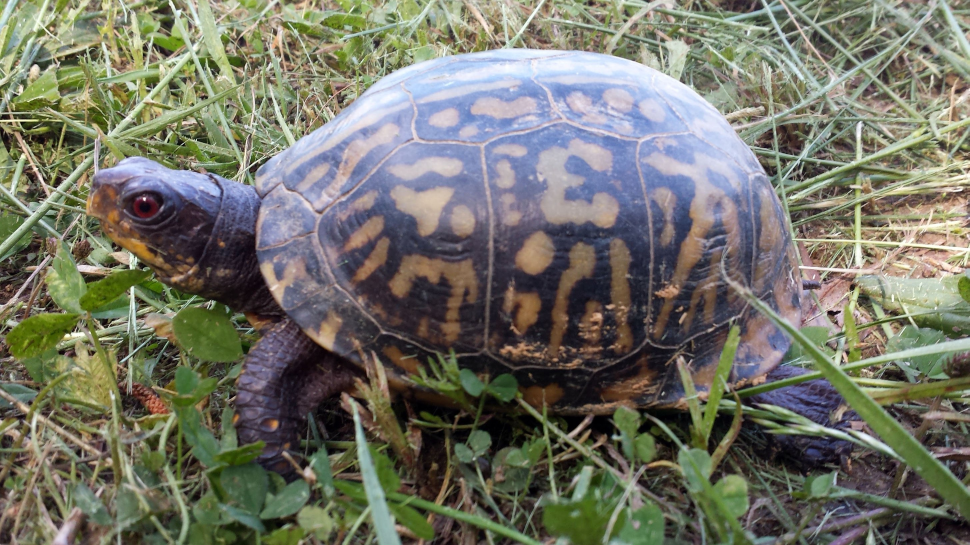
#> input picture all_images/0a47b7d021.jpg, 2908 x 1635 px (shown at 1/3 size)
$ python -i custom_features.py   (imports and definitions only)
#> lines starting #> are read from the running program, lines starting #| are printed output that depends on the picture
### vgg16_features.py
import numpy as np
from keras.applications.vgg16 import VGG16
from keras.applications.vgg16 import preprocess_input
from keras.preprocessing import image
from numpy import linalg as LA
from PIL import Image

class VGGNet:
    def __init__(self):
        self.input_shape = (224, 224, 3)
        self.weight = 'imagenet'
        self.pooling = 'max'
        self.model = VGG16(weights=self.weight,
                           input_shape=(self.input_shape[0], self.input_shape[1], self.input_shape[2]),
                           pooling=self.pooling, include_top=False)
        self.model.predict(np.zeros((1, 224, 224, 3)))

    # [8 lines left out: function extract_feat, not called in this run]


vgg_model = VGGNet()


def extract_features_using_vgg16(image_path):
    features = vgg_model.extract_feat(image_path)
    return features

### custom_features.py
from enum import Enum

import cv2
import numpy as np
from scipy import spatial
from skimage.color import rgb2gray
from skimage.feature import hog
from skimage.feature import local_binary_pattern

from vgg16_features import extract_features_using_vgg16


# def extract_features(image_path, color_bins=(8, 8, 8), lbp_bins=256, P=8, R=1, resize_dim=(256, 256)):
#     # Load the image
#     image = cv2.imread(image_path)
#     # Resize the image to ensure consistency
#     image_resized = cv2.resize(image, resize_dim)
#
#     # Extract color histogram from the resized image
#     color_hist = extract_color_histogram(image_resized, bins=color_bins)
#
#     lbp_hist = extract_lbp_histogram(image_resized, P=P, R=R, bins=lbp_bins)
#
#     # print(color_hist)
#     # print(lbp_hist)
#     # Concatenate the color and texture histograms to form a single feature vector
#     features = np.hstack([color_hist, lbp_hist])
#     # print(features)
#
#     return features
#
#
# def extract_color_histogram(image, bins=(8, 8, 8)):
#     # Convert the image to HSV color-space
#     hsv_image = cv2.cvtColor(image, cv2.COLOR_BGR2HSV)
#     # Compute the color histogram
#     hist = cv2.calcHist([hsv_image], [0, 1, 2], None, bins,
#                         [0, 256, 0, 256, 0, 256])
#     # Normalize the histogram and ensure it's float32
#     hist = cv2.normalize(hist, hist).flatten().astype("float32")
#     return hist
#
#
# def extract_lbp_histogram(image, P=8, R=1, bins=256):
#     # Convert the resized image to grayscale for LBP histogram extraction
#     gray_image = cv2.cvtColor(image, cv2.COLOR_BGR2GRAY)
#
#     # Apply LBP
#     lbp = local_binary_pattern(gray_image, P, R, method="uniform")
#     # Compute the LBP histogram and normalize
#     (hist, _) = np.histogram(lbp.ravel(), bins=np.arange(0, bins + 1), range=(0, bins))
#     hist = hist.astype("float")
#     hist /= (hist.sum() + 1e-7)
#     # Ensure the histogram is of type float32
#     hist = hist.astype("float32")
#     return hist


def extract_color_histogram(image, bins=(32, 32, 32), color_space='hsv'):
    # Convert the image to the specified color space
    if color_space == 'hsv':
        converted_img = cv2.cvtColor(image, cv2.COLOR_BGR2HSV)
    elif color_space == 'lab':
        converted_img = cv2.cvtColor(image, cv2.COLOR_BGR2Lab)
    elif color_space == 'ycrcb':
        converted_img = cv2.cvtColor(image, cv2.COLOR_BGR2YCrCb)
    else:
        converted_img = image  # If no conversion is needed, use BGR

    # Compute the color histogram with increased bins for more detail
    hist = cv2.calcHist([converted_img], [0, 1, 2], None, bins,
                        [0, 256, 0, 256, 0, 256])

    # Normalize the histogram
    hist = cv2.normalize(hist, hist).flatten().astype("float32")
    return hist


def extract_lbp_features(image, numPoints=24, radius=3, bins=26):
    # Convert the image to grayscale
    gray = cv2.cvtColor(image, cv2.COLOR_BGR2GRAY)
    # Compute the Local Binary Pattern representation
    lbp = local_binary_pattern(gray, numPoints, radius, method="uniform")
    # Compute the histogram of the LBP with more points and a smaller radius
    (hist, _) = np.histogram(lbp.ravel(), bins=np.arange(0, bins + 3),
                             range=(0, numPoints + 2))
    # Normalize the histogram
    hist = hist.astype("float")
    hist /= (hist.sum() + 1e-7)
    hist = hist.astype("float32")
    return hist


def extract_hog_features(image):
    # If the image has more than one channel, convert it to grayscale
    if image.ndim > 2:
        image = rgb2gray(image)

    # Extract Histogram of Oriented Gradients (HOG) features
    hog_features = hog(image)

    return hog_features.astype("float32")


def extract_custom_features(image_path, bins=(32, 32, 32), color_space='hsv', numPoints=24, radius=8):
    # Load and resize the image to a fixed-size to ensure consistency
#> called with image_path = 'all_images/0a47b7d021.jpg', bins = (32, 32, 32), color_space = 'hsv', numPoints = 24, radius = 8
    image = cv2.imread(image_path)
#> image is the input picture: shape (1635, 2908, 3); mean B, G, R 103.6, 116.1, 115.5
    image = cv2.resize(image, (256, 256))
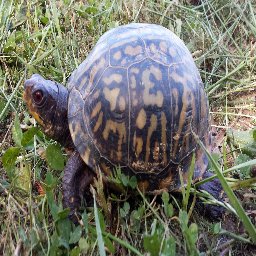
#> image: shape (256, 256, 3); mean B, G, R 103.4, 116, 115.3

    # Extract color and LBP features
    color_feat = extract_color_histogram(image)
#> in extract_color_histogram, `converted_img = cv2.cvtColor(image, cv2.COLOR_BGR2HSV)`: converted_img: shape (256, 256, 3); mean H, S, V 65.6, 71.1, 127
    lbp_feat = extract_lbp_features(image, numPoints=numPoints, radius=radius)
#> in extract_lbp_features, `gray = cv2.cvtColor(image, cv2.COLOR_BGR2GRAY)`:
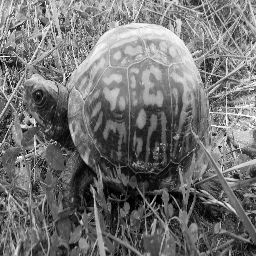
#> gray: shape (256, 256); min 0, max 254, mean 114.4
#> in extract_lbp_features, `lbp = local_binary_pattern(gray, numPoints, radius, method="uniform")`:
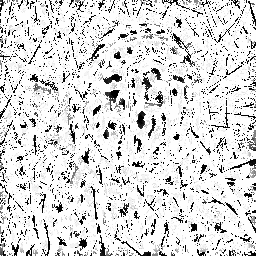
#> lbp: shape (256, 256) float64; min 0, max 25, mean 21.4; drawn with min black and max white
#> in extract_lbp_features, `(hist, _) = np.histogram(lbp.ravel(), bins=np.arange(0, bins + 3), ran..`: hist = 28 values, max 48219 at index 25, min 0 at index 26, mean 2340.6
#> in extract_lbp_features, `hist /= (hist.sum() + 1e-7)`: hist = 28 values, max 0.736 at index 25, min 0 at index 26, mean 0.0357
#> lbp_feat has the same summary as hist in extract_lbp_features
    hog_feat = extract_hog_features(image)

    # Concatenate the color and LBP histograms to form a single feature vector
    features = np.hstack([color_feat, lbp_feat, hog_feat])
    # features = np.hstack([lbp_feat])
    # features = np.hstack([color_feat])
    return features


class Mode(Enum):
    CUSTOM = 1
    VGG16 = 2


def extract_features(image_path, mode=Mode.VGG16):
    features = []
    if mode == Mode.CUSTOM:
        features = extract_custom_features(image_path)
    elif mode == Mode.VGG16:
        features = extract_features_using_vgg16(image_path)
    return features


def compare_features(features_a, features_b):
    score = 1 - spatial.distance.cosine(features_a, features_b)
    return score

>>> result = extract_custom_features('all_images/0a47b7d021.jpg')

$ run again, on all_images/0c81d864f9.jpg
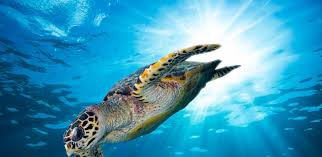
#> input picture all_images/0c81d864f9.jpg, 322 x 157 px
#> in extract_custom_features, image is the input picture: shape (157, 322, 3); mean B, G, R 184, 151.9, 61.6
#> converted_img: shape (256, 256, 3); mean H, S, V 92.1, 178.8, 186.7
#> in extract_lbp_features, `lbp = local_binary_pattern(gray, numPoints, radius, method="uniform")`:
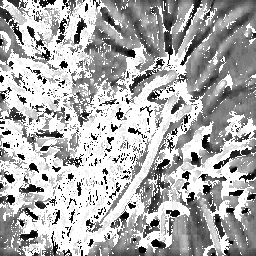
#> lbp: shape (256, 256) float64; min 0, max 25, mean 17; drawn with min black and max white
#> in extract_lbp_features, `(hist, _) = np.histogram(lbp.ravel(), bins=np.arange(0, bins + 3), ran..`: hist = 28 values, max 26801 at index 25, min 0 at index 26, mean 2340.6
#> in extract_lbp_features, `hist /= (hist.sum() + 1e-7)`: hist = 28 values, max 0.409 at index 25, min 0 at index 26, mean 0.0357
#> lbp_feat has the same summary as hist in extract_lbp_features
#> in extract_hog_features, `image = rgb2gray(image)`:
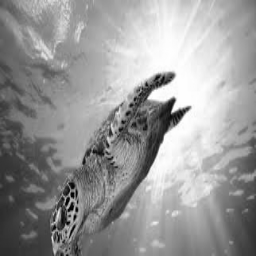
#> image: shape (256, 256) float64; min 0.00507, max 1, mean 0.596

$ run again, on all_images/0f6b575750.jpg
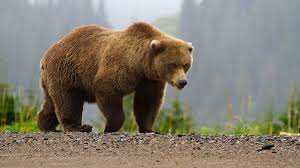
#> input picture all_images/0f6b575750.jpg, 300 x 168 px
#> in extract_custom_features, image is the input picture: shape (168, 300, 3); mean B, G, R 111.2, 124.4, 130.9
#> converted_img: shape (256, 256, 3); mean H, S, V 53.6, 75, 138.1
#> in extract_lbp_features, `gray = cv2.cvtColor(image, cv2.COLOR_BGR2GRAY)`:
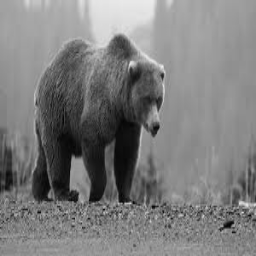
#> gray: shape (256, 256); min 4, max 239, mean 124.7
#> in extract_lbp_features, `lbp = local_binary_pattern(gray, numPoints, radius, method="uniform")`:
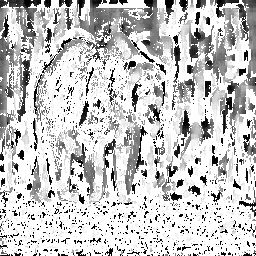
#> lbp: shape (256, 256) float64; min 0, max 25, mean 19.4; drawn with min black and max white
#> in extract_lbp_features, `(hist, _) = np.histogram(lbp.ravel(), bins=np.arange(0, bins + 3), ran..`: hist = 28 values, max 37436 at index 25, min 0 at index 26, mean 2340.6
#> in extract_lbp_features, `hist /= (hist.sum() + 1e-7)`: hist = 28 values, max 0.571 at index 25, min 0 at index 26, mean 0.0357
#> lbp_feat has the same summary as hist in extract_lbp_features
